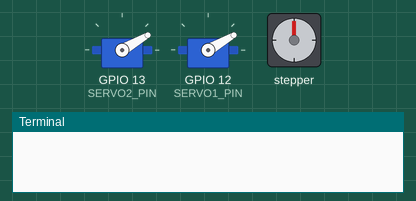
The program below on a simulated Raspberry Pi (BCM pin numbers). On the bench: 2 × servo, stepper motor, the last lines printed to the terminal. Camera commands give no picture and take their timeout (5 s if none is given; 1 s for webcam tools); databases and web services accept everything at once and return nothing; the stepper is drawn at 2048 steps a turn; servo angles are drawn from the pulse width (0.5 ms = 0°, 2.5 ms = 180°).

Above: at 1.6 s.
At 5.5 s:
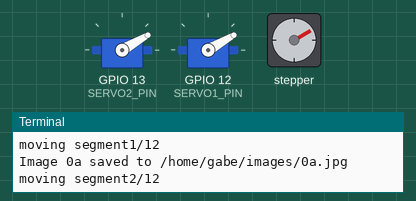
At 9.9 s:
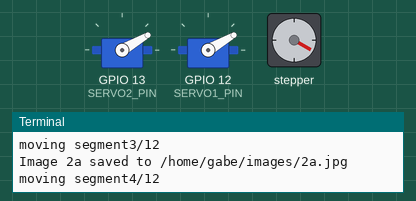
At 18.7 s:
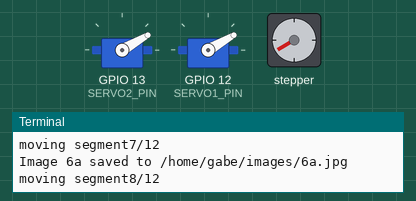
At 27.5 s:
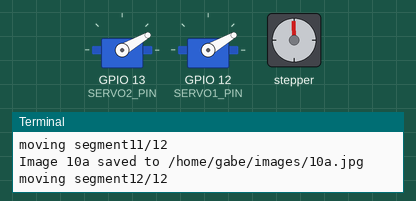
At 36.7 s:
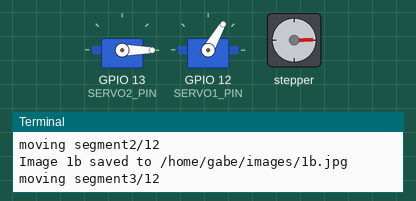
Timing chart, 0 to 40.0 s (numbered marks = the images above):
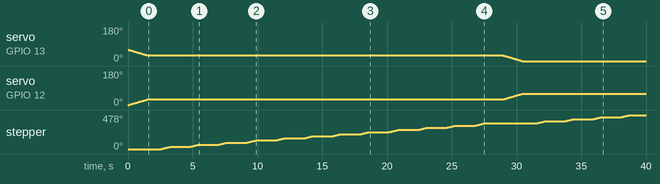

The program:

main.py
```python
import os
import subprocess
import pigpio
import RPi.GPIO as GPIO
import time
import boto3
from datetime import datetime

#Initialize s3 client
s3 = boto3.client('s3')

BUCKET_NAME = "htn-test-bucket"
LOCAL_DIR = "/home/gabe/images"

save_path = "/home/gabe/images"
os.makedirs(save_path, exist_ok=True)

#Pin setup
SERVO1_PIN = 12
SERVO2_PIN = 13
GPIO.setmode(GPIO.BCM)
GPIO.setup(SERVO1_PIN, GPIO.OUT)
GPIO.setup(SERVO2_PIN, GPIO.OUT)

step_pins = [17, 27, 22, 23]
for pin in step_pins:
	GPIO.setup(pin, GPIO.OUT)
	GPIO.output(pin, 0)
halfstep_seq = [
	[1,0,0,0],
	[1,1,0,0],
	[0,1,0,0],
	[0,1,1,0],
	[0,0,1,0],
	[0,0,1,1],
	[0,0,0,1],
	[1,0,0,1]
]

def step_motor(steps, delay=0.002):
	for i in range(steps):
		seq = halfstep_seq[i%8]
		for pin in range(4):
			GPIO.output(step_pins[pin], seq[pin])
		time.sleep(delay)

pwm = GPIO.PWM(SERVO1_PIN, 50)
pwm2 = GPIO.PWM(SERVO2_PIN, 50)
pwm.start(0)
pwm2.start(5.8)


def rotateStepper(tilt_pos):
	num_images = 12
	delay_between = 0.5


	steps_per_segment = 341
	for i in range(12):
		print(f"moving segment{i+1}/12")
		step_motor(steps_per_segment)
		#take pic
		filename = os.path.join(save_path, f"{i}{tilt_pos}.jpg")
		cmd = ["fswebcam", "-r", "1280x720", "--jpeg", "85", "-D", "1", "-F", "5", filename]
		result = subprocess.run(cmd, capture_output=True)
		if result.returncode == 0:
			print(f"Image {i}{tilt_pos} saved to {filename}")
		else:
			print("Error capturing image {i}")
			print(result.stderr.decode())
		time.sleep(0.5)
	print("Completed full circle")


def upload_batch():
	#unique folder name based on timestamp
	folder_name = "run_" + datetime.now().strftime("%Y-%m-%d_%H-%M-%S")

	files = [f for f in os.listdir(LOCAL_DIR) if f.endswith(".jpg")]

	for file in files:
		local_path = os.path.join(LOCAL_DIR, file)
		s3_key = f"{folder_name}/{file}" #s3 destination path

		print(f"Uploading {local_path} to s3://{BUCKET_NAME}/{s3_key}")
		s3.upload_file(local_path, BUCKET_NAME, s3_key)

	print("Batch upload complete")


while(True):
	time_delay = 1


	for i in range(0,31, 1):
		pwm.ChangeDutyCycle(2.5 + (i/180.0)*10)
		pwm2.ChangeDutyCycle(2.5 + ((60-i)/180)*10)
		time.sleep(0.05)

	pwm.ChangeDutyCycle(0)
	pwm2.ChangeDutyCycle(0)
	time.sleep(time_delay)
	rotateStepper('a')

	for i in range(31, 61, 1):
		pwm.ChangeDutyCycle(2.5 + (i/180.0)*10)
		pwm2.ChangeDutyCycle(2.5 + ((60-i)/180)*10)
		time.sleep(0.05)

	pwm.ChangeDutyCycle(0)
	pwm2.ChangeDutyCycle(0)
	time.sleep(time_delay)
	rotateStepper('b')

	for i in range(0, 61, 1):
		pwm.ChangeDutyCycle(2.5 + ((60-i)/180.0)*10)
		pwm2.ChangeDutyCycle(2.5 + (i/180.0)*10)
		time.sleep(0.05)

	pwm.ChangeDutyCycle(0)
	pwm2.ChangeDutyCycle(0)
	time.sleep(time_delay)
	rotateStepper('c')


	upload_batch()
```

Measured:
- by itself, servo on GPIO 12 (SERVO1_PIN): moves from 0° to 60° over 30.4 s
